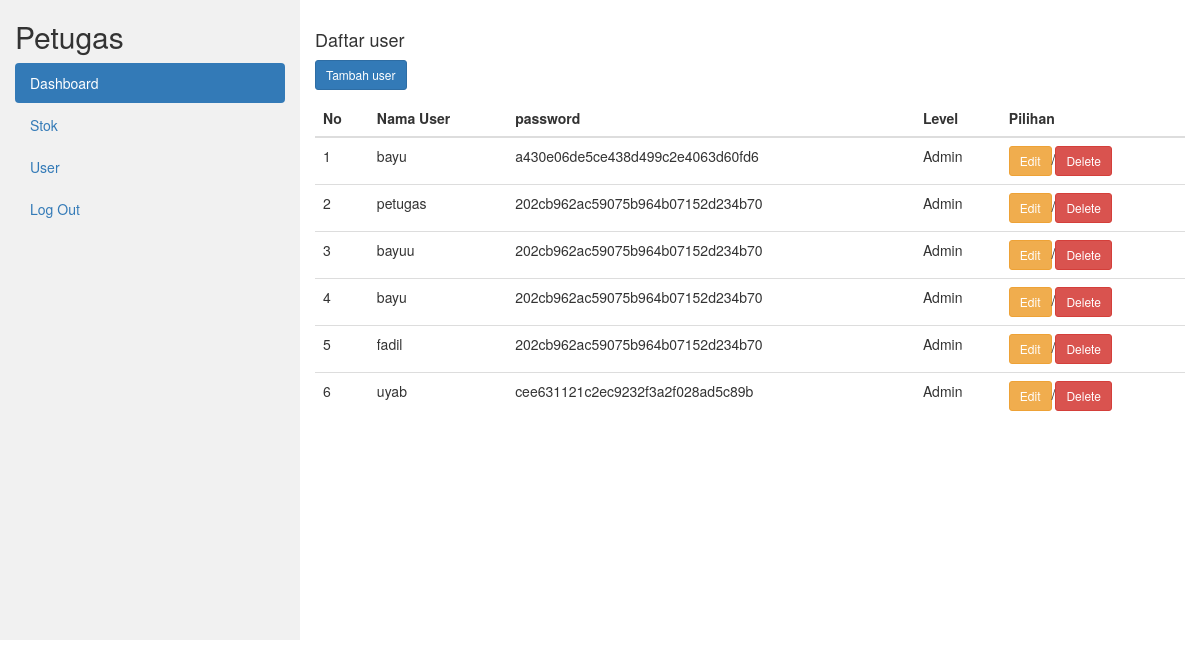
The page /petugas/index.php?page=user (signed in) on the database its author committed.
### tables this page shows
CREATE TABLE `user` (
  `userID` int(11) NOT NULL,
  `namauser` varchar(255) NOT NULL,
  `Password` varchar(255) NOT NULL,
  `Level` enum('Admin','petugas') NOT NULL
);

### petugas/user.php (the view, shortened to what this page needs)
<div class="row">
        <div class="col-lg-12 grid-margin stretch-card">
              <div class="card">
                <div class="card-body">
                    <h4 class="card-title">Daftar user</h4>
                    <?php
                        if ($_SESSION['Level']=='Admin') {
                        ?>
                    <p class="card-description">
                        <a href="?page=tambah-user" title="Tambah Produk"
                            class="btn btn-primary btn-icon-split btn-sm">
                                <span class="text">Tambah user</span>
                        </a>
                    </p>
                    <?php
                        }
                        ?>
                    <div class="table-responsive">
                        <table class="table" id="dataTable" width="100%" cellspacing="0">
                            <thead>
                                <tr>
                                    <th>No</th>
                                    <th>Nama User</th>
                                    <th>password</th>
                                    <th>Level</th>
                                    <?php if ($_SESSION['Level'] == "Admin") { ?>
                                    <th>Pilihan</th>
                                    <?php } ?>
                                </tr>
                            </thead>
                            <tbody>
                            <?php
                                $no = 1;
                                $sql = $koneksi->query("SELECT * FROM user");
                                while ($data= $sql->fetch_assoc()) {
                            ?>
                             <tr>
                                    <td><?php echo $no++ ?></td>
                                    <td><?php echo $data['namauser']; ?></td>
                                    <td><?php echo $data['Password']; ?></td>
                                    <td><?php echo $data['Level']; ?></td>
                                    <?php if ($_SESSION['Level'] == "Admin") { ?>
                                    <td><a type='button' href='?page=edituser&userID=<?= $data['UserID']; ?>' class='btn btn-sm btn-warning'>Edit</a>/<a type='button' href='?page=hapus-user&userID=<?= $data['userID']; ?>' class='btn btn-sm btn-danger'>Delete</a></td>
                                    <?php } ?></td>
                                </tr>
                                <?php } ?>
                            </tbody>
                        </table>
                    </div>
                </div>
            </div>
        </div>
    </div>

### petugas/index.php (shortened to what this page needs)
<?php
include "../koneksi/koneksi.php";
?>
<!DOCTYPE html>
<html lang="en">
<head>
    <link rel="stylesheet" href="../bootstrap-5.3.2-dist/bootstrap.min.css">
</head>
<body>
<div class="container-fluid">
  <div class="row content">
    <div class="col-sm-3 sidenav hidden-xs">
      <h2>Petugas</h2>
      <ul class="nav nav-pills nav-stacked">
        <li class="active"><a href="index.php">Dashboard</a></li>
        <li><a href="?page=stok">Stok</a></li>
        <li><a href="?page=user">User</a></li>
        <li><a href="?page=logout">Log Out</a></li>
      </ul><br>
    </div>
    <br>
    <div class="col-sm-9">
        <?php
            if (isset($_GET['page'])) {
                $laman = $_GET['page'];
                switch ($laman) {
                    case 'user':
                        include "user.php";
                        break;
                }
            }
            else {
                include "dashboard.php";
            }
        ?>
    </div>
  </div>
</div>
</body>
</html>

### petugas/index.php (style rules this page uses)
.row.content { height: 640px }
.sidenav { background-color: #f1f1f1; height: 100%; }

### rows shown on the page
user: namauser "bayu", Password "a430e06de5ce438d499c2e4063d60fd6", Level "Admin"
user: namauser "petugas", Password "202cb962ac59075b964b07152d234b70", Level "Admin"
user: namauser "bayuu", Password "202cb962ac59075b964b07152d234b70", Level "Admin"
user: namauser "bayu", Password "202cb962ac59075b964b07152d234b70", Level "Admin"
user: namauser "fadil", Password "202cb962ac59075b964b07152d234b70", Level "Admin"
user: namauser "uyab", Password "cee631121c2ec9232f3a2f028ad5c89b", Level "Admin"
